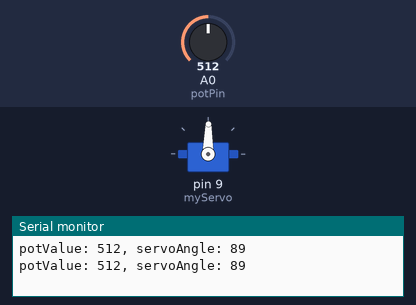
This sketch was run on a simulated Arduino Uno, built with avr-gcc and run on an emulated ATmega328P. On the bench: servo, the last lines printed to the serial monitor. The test bench sets the inputs (shaded band); at power-on: A0 (potPin) = 512.

Above: at 1.8 s.
1.9 s: A0 (potPin) set to 716
At 2.7 s:
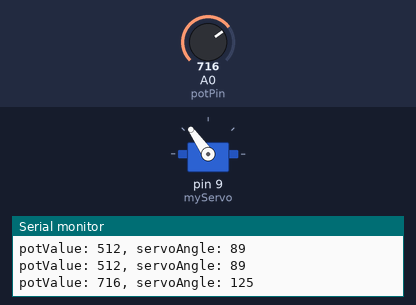
3.5 s: A0 (potPin) set to 900
At 4.3 s:
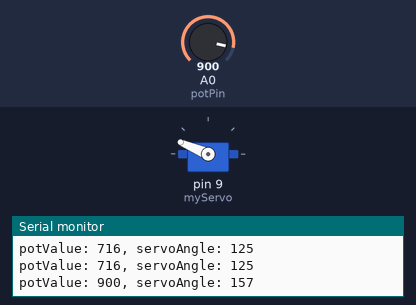
5.5 s: A0 (potPin) set to 1023
At 7.1 s:
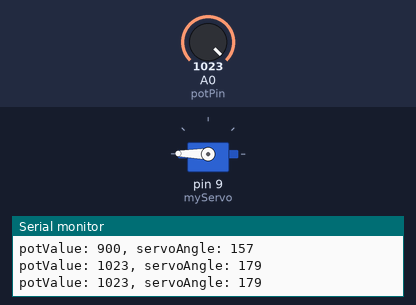
7.5 s: A0 (potPin) set to 306
At 8.7 s:
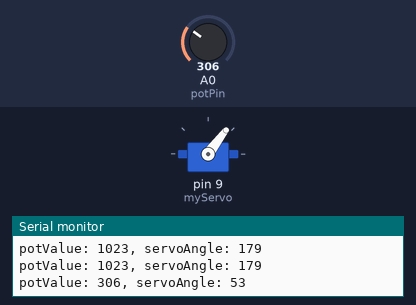
9.5 s: A0 (potPin) set to 122
At 11.2 s:
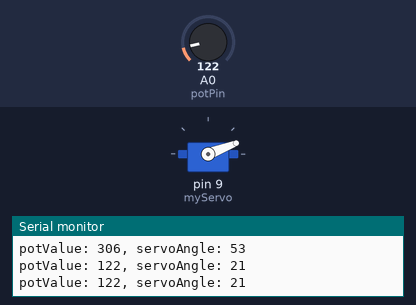
11.5 s: A0 (potPin) set to 511
At 13.0 s:
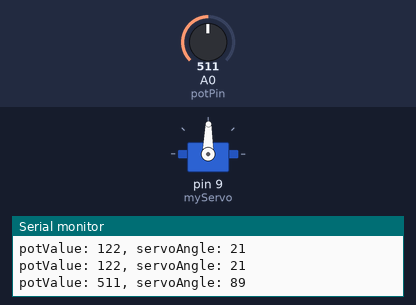
Timing chart, 0 to 14.5 s (numbered marks = the images above; inputs shaded):
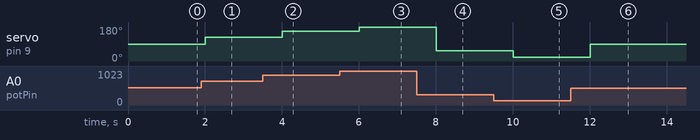

Measured:
- after the input at 1.9 s, servo on pin 9 (myServo): 89° → 125° after 0.10 s
- after the input at 3.5 s, servo on pin 9 (myServo): 125° → 157° after 0.50 s
- after the input at 5.5 s, servo on pin 9 (myServo): 157° → 179° after 0.50 s
- after the input at 7.5 s, servo on pin 9 (myServo): 179° → 53° after 0.51 s
- after the input at 9.5 s, servo on pin 9 (myServo): 53° → 21° after 0.51 s
- after the input at 11.5 s, servo on pin 9 (myServo): 21° → 89° after 0.51 s

The sketch:

Lesson6_SportsRobot_SerialCommunication.ino
```cpp
#include <Servo.h>
Servo myServo;
const int potPin = A0;
int potValue = 0;
int servoAngle = 0;

void setup() {
  myServo.attach(9);
  Serial.begin(9600);
}

void loop() {
  potValue = analogRead(potPin);
  servoAngle = map(potValue, 0, 1023, 0, 179);
  myServo.write(servoAngle);

  Serial.print("potValue: ");
  Serial.print(potValue);
  Serial.print(", servoAngle: ");
  Serial.println(servoAngle);

  delay(1000);
}
```
